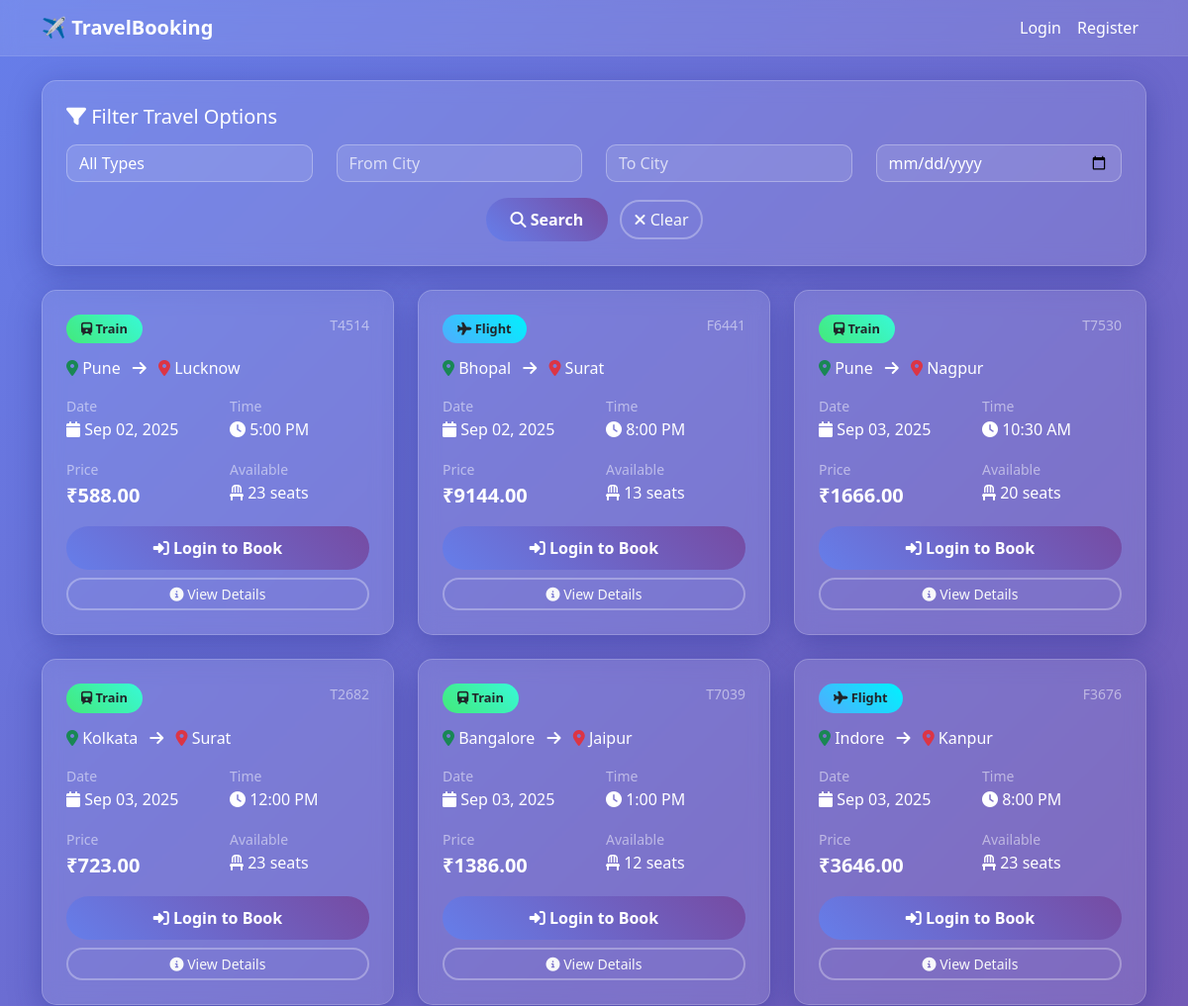
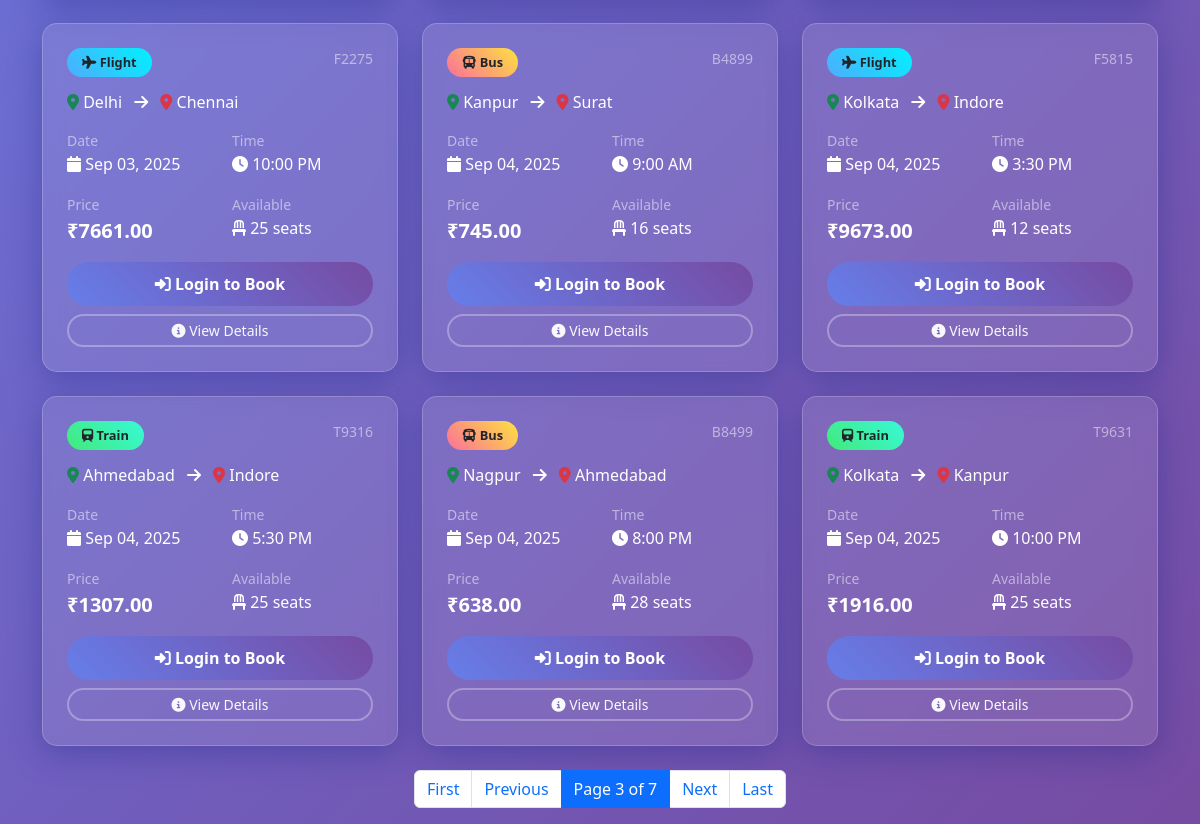
/?page=3, run on the app's committed database (2 pictures, top to bottom).
### booking/models.py (models this page shows, shortened)
class TravelOption(models.Model):
    TRAVEL_TYPES = [
        ('flight', 'Flight'),
        ('train', 'Train'),
        ('bus', 'Bus'),
    ]
    travel_id = models.CharField(max_length=20, unique=True)
    type = models.CharField(max_length=10, choices=TRAVEL_TYPES)
    source = models.CharField(max_length=100)
    destination = models.CharField(max_length=100)
    date = models.DateField()
    time = models.TimeField()
    price = models.DecimalField(max_digits=10, decimal_places=2, validators=[MinValueValidator(0)])
    available_seats = models.PositiveIntegerField(validators=[MinValueValidator(0)])
    created_at = models.DateTimeField(auto_now_add=True)
    updated_at = models.DateTimeField(auto_now=True)
    class Meta:
        ordering = ['date', 'time']

### travel/views.py (the view)
# urls.py: path('', views.travel_list, name='travel_list'),  # /booking/ -> booking travel list
def travel_list(request):
    travels = TravelOption.objects.all().order_by('date', 'time')
    travel_type = request.GET.get('type', '').strip()
    source = request.GET.get('source', '').strip()
    destination = request.GET.get('destination', '').strip()
    date = request.GET.get('date', '').strip()
    if travel_type:
        travels = travels.filter(type=travel_type)
    if source:
        travels = travels.filter(source__icontains=source)
    if destination:
        travels = travels.filter(destination__icontains=destination)
    if date:
        try:
            filter_date = datetime.strptime(date, '%Y-%m-%d').date()
            travels = travels.filter(date=filter_date)
        except ValueError:
            pass  # Invalid date format, ignore filter
    all_travels = TravelOption.objects.all()
    sources = list(all_travels.values_list('source', flat=True).distinct().order_by('source'))
    destinations = list(all_travels.values_list('destination', flat=True).distinct().order_by('destination'))
    travel_types = TravelOption.TRAVEL_TYPES
    current_filters = {
        'type': travel_type,
        'source': source,
        'destination': destination,
        'date': date,
    }
    paginator = Paginator(travels, 12)  # Show 12 travels per page
    page_number = request.GET.get('page')
    page_obj = paginator.get_page(page_number)
    print(f"Total travels found: {travels.count()}")
    print(f"Filters applied: {current_filters}")
    context = {
        'travels': travels,
        'page_obj': page_obj,
        'travel_types': travel_types,
        'sources': sources,
        'destinations': destinations,
        'current_filters': current_filters,
    }
    return render(request, "travel_list.html", context)

### templates/travel_list.html (shortened to what this page needs)
<!DOCTYPE html>
<html lang="en">
<head>
    <link href="https://cdnjs.cloudflare.com/ajax/libs/bootstrap/5.3.2/css/bootstrap.min.css" rel="stylesheet">
    <link href="https://cdnjs.cloudflare.com/ajax/libs/font-awesome/6.4.0/css/all.min.css" rel="stylesheet">
</head>
<body>
    <nav class="navbar navbar-expand-lg navbar-dark">
        <div class="container">
            <a class="navbar-brand fw-bold" href="{% url 'booking:travel_list' %}">
                ✈️ TravelBooking
            </a>
            <div class="collapse navbar-collapse" id="navbarNav">
                <ul class="navbar-nav ms-auto">
                    {% if user.is_authenticated %}
                        <li class="nav-item">
                            <a class="nav-link active" href="{% url 'booking:travel_list' %}">Destinations</a>
                        </li>
                        <li class="nav-item">
                            <a class="nav-link" href="{% url 'booking:my_bookings' %}">My Bookings</a>
                        </li>
                        <li class="nav-item">
                            <a class="nav-link" href="{% url 'accounts:profile' %}">Profile</a>
                        </li>
                        <li class="nav-item">
                            <a class="nav-link" href="{% url 'accounts:logout' %}">Logout</a>
                        </li>
                    {% else %}
                        <li class="nav-item">
                            <a class="nav-link" href="{% url 'accounts:login' %}">Login</a>
                        </li>
                        <li class="nav-item">
                            <a class="nav-link" href="{% url 'accounts:register' %}">Register</a>
                        </li>
                    {% endif %}
                </ul>
            </div>
        </div>
    </nav>
    <div class="container mt-4">
        <div class="filter-card p-4 mb-4">
            <h5 class="text-white mb-3"><i class="fas fa-filter"></i> Filter Travel Options</h5>
            <form method="get" id="filterForm">
                <div class="row">
                    <div class="col-md-3 mb-3">
                        <select name="type" class="form-select">
                            <option value="">All Types</option>
                        </select>
                    </div>
                    <div class="col-md-3 mb-3">
                        <input type="text" name="source" class="form-control" placeholder="From City"
                               value="{{ current_filters.source|default:'' }}" list="sources">
                    </div>
                    <div class="col-md-3 mb-3">
                        <input type="text" name="destination" class="form-control" placeholder="To City"
                               value="{{ current_filters.destination|default:'' }}" list="destinations">
                    </div>
                    <div class="col-md-3 mb-3">
                        <input type="date" name="date" class="form-control"
                               value="{{ current_filters.date|default:'' }}">
                    </div>
                </div>
                <div class="text-center">
                    <button type="submit" class="btn btn-primary me-2">
                        <i class="fas fa-search"></i> Search
                    </button>
                    <a href="{% url 'booking:travel_list' %}" class="btn btn-outline-light">
                        <i class="fas fa-times"></i> Clear
                    </a>
                </div>
            </form>
        </div>
        <div class="row">
            {% for travel in page_obj %}
                <div class="col-md-6 col-lg-4 mb-4">
                    <div class="travel-card p-4 h-100">
                        <div class="d-flex justify-content-between align-items-start mb-3">
                            <span class="travel-type-badge {{ travel.type }}">
                                {% if travel.type == 'flight' %}
                                    <i class="fas fa-plane"></i> {{ travel.get_type_display }}
                                {% elif travel.type == 'train' %}
                                    <i class="fas fa-train"></i> {{ travel.get_type_display }}
                                {% else %}
                                    <i class="fas fa-bus"></i> {{ travel.get_type_display }}
                                {% endif %}
                            </span>
                            <small class="text-white-50">{{ travel.travel_id }}</small>
                        </div>
                        <div class="mb-3">
                            <h6 class="text-white mb-2">
                                <i class="fas fa-map-marker-alt text-success"></i> {{ travel.source }}
                                <i class="fas fa-arrow-right mx-2"></i>
                                <i class="fas fa-map-marker-alt text-danger"></i> {{ travel.destination }}
                            </h6>
                        </div>
                        <div class="row mb-3">
                            <div class="col-6">
                                <small class="text-white-50">Date</small>
                                <div class="text-white">
                                    <i class="fas fa-calendar"></i> {{ travel.date|date:"M d, Y" }}
                                </div>
                            </div>
                            <div class="col-6">
                                <small class="text-white-50">Time</small>
                                <div class="text-white">
                                    <i class="fas fa-clock"></i> {{ travel.time|time:"g:i A" }}
                                </div>
                            </div>
                        </div>
                        <div class="row mb-3">
                            <div class="col-6">
                                <small class="text-white-50">Price</small>
                                <div class="text-white fw-bold fs-5">
                                    ₹{{ travel.price }}
                                </div>
                            </div>
                            <div class="col-6">
                                <small class="text-white-50">Available</small>
                                <div class="text-white">
                                    <i class="fas fa-chair"></i> {{ travel.available_seats }} seats
                                </div>
                            </div>
                        </div>
                        <div class="d-grid gap-2">
                            {% if user.is_authenticated %}
                                {% if travel.is_available %}
                                    <a href="{% url 'booking:book_travel' travel.id %}" class="btn btn-success">
                                        <i class="fas fa-ticket-alt"></i> Book Now
                                    </a>
                                {% else %}
                                    <button class="btn btn-secondary" disabled>
                                        <i class="fas fa-times"></i> Not Available
                                    </button>
                                {% endif %}
                            {% else %}
                                <a href="{% url 'accounts:login' %}" class="btn btn-primary">
                                    <i class="fas fa-sign-in-alt"></i> Login to Book
                                </a>
                            {% endif %}
                            <a href="{% url 'booking:travel_detail' travel.id %}" class="btn btn-outline-light btn-sm">
                                <i class="fas fa-info-circle"></i> View Details
                            </a>
                        </div>
                    </div>
                </div>
            {% endfor %}
        </div>
        {% if page_obj.has_other_pages %}
            <nav aria-label="Travel options pagination">
                <ul class="pagination justify-content-center">
                    {% if page_obj.has_previous %}
                        <li class="page-item">
                            <a class="page-link" href="?{% for key, value in request.GET.items %}{% if key != 'page' %}{{ key }}={{ value }}&{% endif %}{% endfor %}page=1">First</a>
                        </li>
                        <li class="page-item">
                            <a class="page-link" href="?{% for key, value in request.GET.items %}{% if key != 'page' %}{{ key }}={{ value }}&{% endif %}{% endfor %}page={{ page_obj.previous_page_number }}">Previous</a>
                        </li>
                    {% endif %}
                    <li class="page-item active">
                        <span class="page-link">
                            Page {{ page_obj.number }} of {{ page_obj.paginator.num_pages }}
                        </span>
                    </li>
                    {% if page_obj.has_next %}
                        <li class="page-item">
                            <a class="page-link" href="?{% for key, value in request.GET.items %}{% if key != 'page' %}{{ key }}={{ value }}&{% endif %}{% endfor %}page={{ page_obj.next_page_number }}">Next</a>
                        </li>
                        <li class="page-item">
                            <a class="page-link" href="?{% for key, value in request.GET.items %}{% if key != 'page' %}{{ key }}={{ value }}&{% endif %}{% endfor %}page={{ page_obj.paginator.num_pages }}">Last</a>
                        </li>
                    {% endif %}
                </ul>
            </nav>
        {% endif %}
    </div>

### templates/travel_list.html (style rules this page uses)
body { background: linear-gradient(135deg, #667eea 0%, #764ba2 100%); min-height: 100vh; font-family: 'Segoe UI', Tahoma, Geneva, Verdana, sans-serif; }
.navbar { background: rgba(255, 255, 255, 0.1) !important; backdrop-filter: blur(10px); border-bottom: 1px solid rgba(255, 255, 255, 0.1); }
.navbar-brand, .nav-link { color: white !important; font-weight: 500; }
.filter-card, .travel-card { backdrop-filter: blur(10px); background: rgba(255, 255, 255, 0.1); border: 1px solid rgba(255, 255, 255, 0.2); box-shadow: 0 8px 32px 0 rgba(31, 38, 135, 0.37); border-radius: 15px; }
.form-control, .form-select { background: rgba(255, 255, 255, 0.1); border: 1px solid rgba(255, 255, 255, 0.3); color: white; border-radius: 10px; }
.form-control::placeholder { color: rgba(255, 255, 255, 0.7); }
.form-select option { background: #333; color: white; }
.btn-primary { background: linear-gradient(45deg, #667eea, #764ba2); border: none; border-radius: 25px; padding: 10px 25px; font-weight: 600; }
.btn-outline-light { border-radius: 25px; border: 2px solid rgba(255, 255, 255, 0.3); }
.travel-type-badge { padding: 5px 15px; border-radius: 20px; font-size: 0.8rem; font-weight: 600; }
.flight { background: linear-gradient(45deg, #4facfe, #00f2fe); }
.train { background: linear-gradient(45deg, #43e97b, #38f9d7); }
.bus { background: linear-gradient(45deg, #fa709a, #fee140); }
.text-white { color: white !important; }
.text-white-50 { color: rgba(255, 255, 255, 0.5) !important; }

### data on the page
TravelOption: type "Train", travel_id "T4514", source "Pune", destination "Lucknow", date "Sep 02, 2025", time "5:00 PM", price "588.00", available_seats "23"
TravelOption: type "Flight", travel_id "F6441", source "Bhopal", destination "Surat", date "Sep 02, 2025", time "8:00 PM", price "9144.00", available_seats "13"
TravelOption: type "Train", travel_id "T7530", source "Pune", destination "Nagpur", date "Sep 03, 2025", time "10:30 AM", price "1666.00", available_seats "20"
TravelOption: type "Train", travel_id "T2682", source "Kolkata", destination "Surat", date "Sep 03, 2025", time "12:00 PM", price "723.00", available_seats "23"
TravelOption: type "Train", travel_id "T7039", source "Bangalore", destination "Jaipur", date "Sep 03, 2025", time "1:00 PM", price "1386.00", available_seats "12"
TravelOption: type "Flight", travel_id "F3676", source "Indore", destination "Kanpur", date "Sep 03, 2025", time "8:00 PM", price "3646.00", available_seats "23"
TravelOption: type "Flight", travel_id "F2275", source "Delhi", destination "Chennai", date "Sep 03, 2025", time "10:00 PM", price "7661.00", available_seats "25"
TravelOption: type "Bus", travel_id "B4899", source "Kanpur", destination "Surat", date "Sep 04, 2025", time "9:00 AM", price "745.00", available_seats "16"
TravelOption: type "Flight", travel_id "F5815", source "Kolkata", destination "Indore", date "Sep 04, 2025", time "3:30 PM", price "9673.00", available_seats "12"
TravelOption: type "Train", travel_id "T9316", source "Ahmedabad", destination "Indore", date "Sep 04, 2025", time "5:30 PM", price "1307.00", available_seats "25"
TravelOption: type "Bus", travel_id "B8499", source "Nagpur", destination "Ahmedabad", date "Sep 04, 2025", time "8:00 PM", price "638.00", available_seats "28"
TravelOption: type "Train", travel_id "T9631", source "Kolkata", destination "Kanpur", date "Sep 04, 2025", time "10:00 PM", price "1916.00", available_seats "25"

### other printed values
{{ page_obj.number }} "3"
{{ page_obj.paginator.num_pages }} "7"
